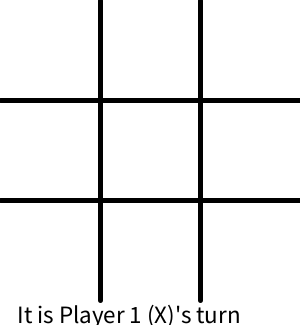
Frame 1 (no input)
Frame 60 (the mouse pressed at the canvas centre just before this capture): identical to frame 1, image omitted
Frame 120 (the mouse held since frame 60 and released just before this capture): identical to frame 1, image omitted

The Processing sketch that drew this single still picture (run headless with seeded random() and noise(); from frame 60 on, the mouse is pressed at the canvas centre):

// Processing sketch: tic_tac_toe
// ── tic_tac_toe.pde
boolean player1 = true;
boolean player2 = false;
String winner = "";
String[][] board = new String[3][3];
int count = 0;
void setup(){
  size(300, 325);

}

void draw(){
  //frameRate(1);
  background(255);
  stroke(0);
  strokeWeight(5);
  line(0, 100, 300, 100);
  line(0, 200, 300, 200);
  line(100, 0, 100, 300);
  line(200, 0, 200, 300);
  textSize(75);
  fill(0);
  for(int r = 0; r < 3; r ++){
    for(int c = 0; c < 3; c ++){
      if(board[r][c] == null){
        board[r][c] = "-";
      }
      if(board[r][c].equals("X") || board[r][c].equals("O")){
        text(board[r][c], (r * 100) + 25, (c * 100) + 75);
      }
    }
  }
  String player = "";
  if(player1)
    player += "It is Player 1 (X)'s turn";
  else
    player += "It is Player 2 (O)'s turn";
  textSize(25);
  text(player, 17, 323);

  textSize(75);
  fill(255);
  if(hasWon()){
    noStroke();
    rect(0, 0, 300, 325);
    String str = winner +  " has won!";
    textSize(50);
    fill(0);
    text(str, 20, 160);

    textSize(25);
    text("Press r to play again", 23, 300);
    if(keyPressed && key == 'r'){
      player1 = true;
      player2 = false;
      count = 0;
      board = new String[3][3];
    }
  }
  else if(count == 9){
    noStroke();
    rect(0, 0, 300, 325);
    String str = "It's a tie!";
    textSize(50);
    fill(0);
    text(str, 50, 160);

    textSize(25);
    text("Press r to play again", 23, 300);
    if(keyPressed && key == 'r'){
      player1 = true;
      player2 = false;
      count = 0;
      board = new String[3][3];
    }
  }

}
void mouseClicked(){
    textSize(75);
    fill(0);
    int x = mouseX;
    int y = mouseY;
    for(int r = 0; r < 300; r += 100){
      for(int c = 0; c < 300; c += 100){
        if(x > r && x < r + 100 && y > c && y < c + 100){
          if(board[r/100][c/100] == null || board[r/100][c/100].equals("-")){
            if(player1){
              board[r/100][c/100] = "X";
              player1 = false;
              player2 = true;
              count++;
            }
            else if(player2){
              board[r/100][c/100] = "O";
              player2 = false;
              player1 = true;
              count++;
            }
          }
        }
      }
    }
}
boolean hasWon(){
  for(int i = 0; i < 3; i++) {
    if(board[i][0] == board[i][1] && board[i][1] == board[i][2] && !board[i][0].equals("-")) {
      winner = board[i][0];
      return true;
    }
  }
  for(int j = 0; j < 3; j++) {
    if(board[0][j] == board[1][j] && board[1][j] == board[2][j] && !board[0][j].equals("-")){
      winner = board[0][j];
      return true;
    }
  }
  if(board[0][0] == board[1][1] && board[1][1] == board[2][2] && !board[0][0].equals("-")) {
    winner = board[0][0];
    return true;
  }
  if(board[2][0] == board[1][1] && board[1][1] ==  board[0][2] && !board[2][0].equals("-")) {
    winner =  board[2][0];
    return true;
  }
  return false;
}
